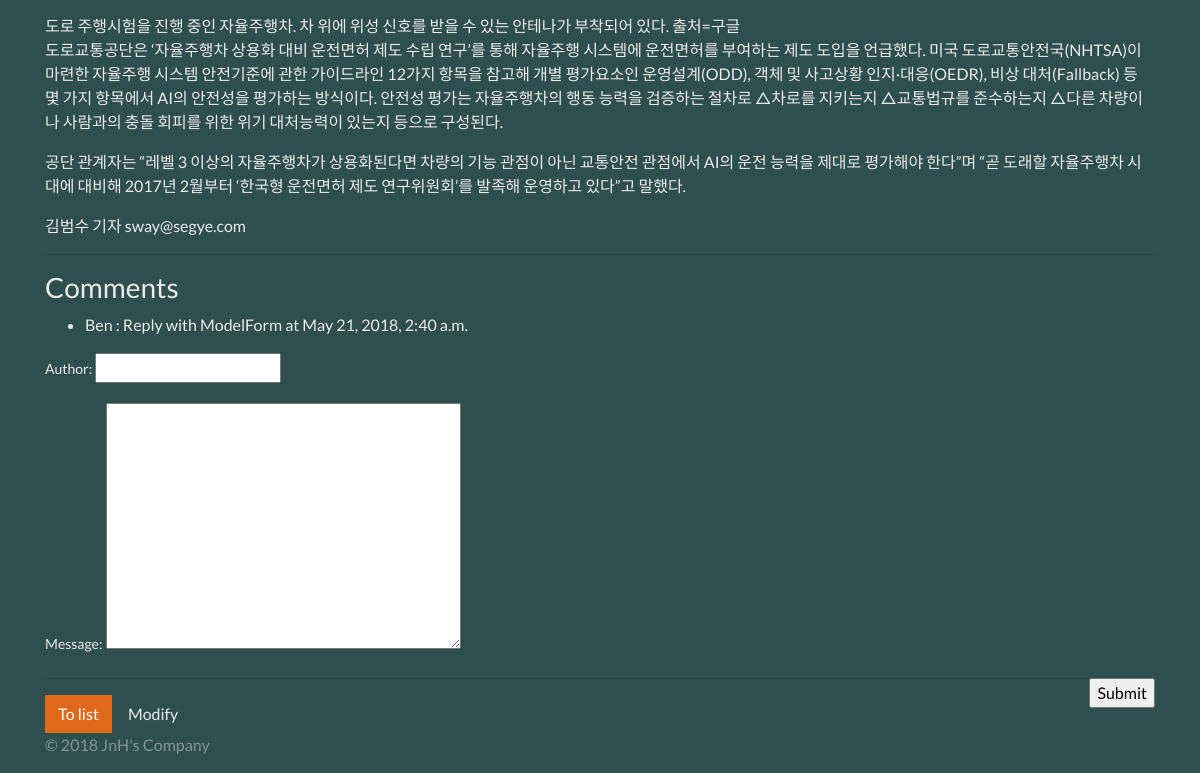
The app's page /blog/1005/ (lower part), older data.
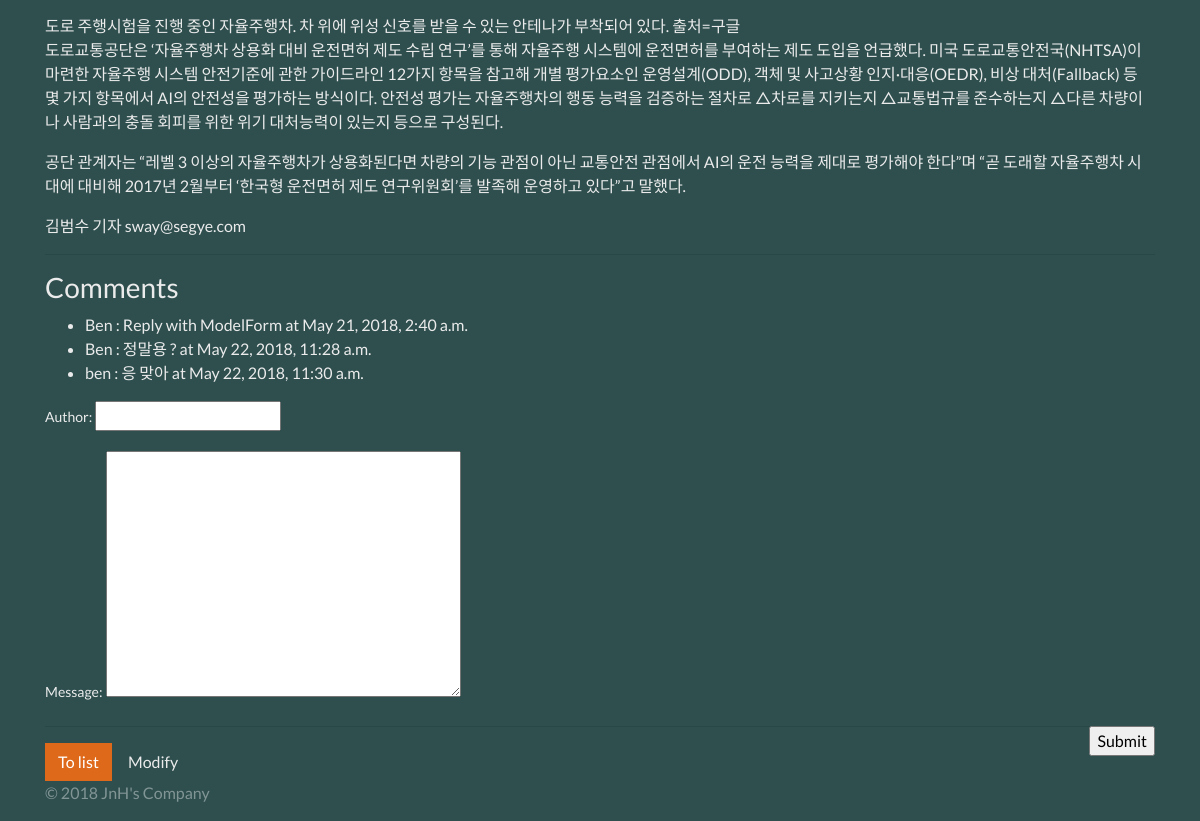
The same page, newer data.
### blog/models.py (models this page shows, shortened)
class Post(models.Model):
    STATUS_CHOICES = (
        ('d', 'Draft'),
        ('p', 'Published'),
        ('w', 'Withdrawn'),
    )
    user = models.ForeignKey(settings.AUTH_USER_MODEL)
    title = models.CharField(max_length=100, verbose_name="Subject", help_text="input title, max 100")
    content = models.TextField(verbose_name="Content")
    image = models.ImageField(blank=True)
    tag = models.CharField(max_length=50, blank=True, help_text="write tags")
    lnglat = models.CharField(max_length=30,
        validators=[lnglat_validator],
        help_text="\"longtitude,latitude\" type",
        blank=True
    )
    status = models.CharField(max_length=1, choices=STATUS_CHOICES)
    tag_set = models.ManyToManyField('Tag', blank=True)
    ip = models.CharField(max_length=20)
    created_at = models.DateTimeField(auto_now_add=True)
    updated_at = models.DateTimeField(auto_now=True)
    class Meta:
        ordering = ['-id']

class Comment(models.Model):
    post = models.ForeignKey(Post)
    author = models.CharField(max_length=20)
    message = models.TextField()
    created_at = models.DateTimeField(auto_now_add=True)
    updated_at = models.DateTimeField(auto_now=True)

### blog/views.py (the view)
# urls.py: url(r'^(?P<id>\d+)/$', views.post_detail, name='post_detail'),
def post_detail(request, id):
    post = get_object_or_404(Post, id=id)
    if request.method == 'POST':
        form = CommentForm(request.POST, request.FILES)
        if form.is_valid():
            comment = form.save(commit=False)
            comment.post_id = id
            comment.save()
            messages.success(request, 'Successfully replied to post..')
            return redirect(post)
    else:
        form = CommentForm()
    return render(request, 'blog/post_detail.html', {
        'post': post,
        'form': form,
    })

### blog/forms.py
class CommentForm(forms.ModelForm):
    class Meta:
        model = Comment
        fields = ['author', 'message']

### blog/templates/blog/post_detail.html (shortened to what this page needs)
{% extends "blog/layout.html" %}
{% block content %}
<div class="container">
    <div class="row">
        <div class="col-sm-12">
                {{ post.content|linebreaks }}
            <hr/>
            <h3>Comments </h3>
            <ul>
                {% for comment in post.comment_set.all %}
                    <li>
                        {{ comment.author }} :
                        {{ comment.message }}
                        at {{ comment.updated_at }}
                    </li>
                {% endfor %}
            </ul>
            <p>
            <form action="" method="post">
                {{ form.as_p }}
                <input type="submit" class="float-right">
            </form>
            </p>
            <hr/>
            <a href="{% url 'blog:post_list' %}" class="btn btn-primary"> To list </a>
            <a href="{% url 'blog:post_edit' post.id %}" class="btn btn-default">Modify</a>
        </div>
    </div>
</div>
{% endblock %}

### blog/templates/blog/layout.html (shortened to what this page needs)
{% extends "layout.html" %}

### start_django/templates/layout.html (shortened to what this page needs)
{% load static %}
<!DOCTYPE html>
<html lang="en">
<head>
    <link rel="stylesheet" href="https://stackpath.bootstrapcdn.com/bootswatch/4.1.1/superhero/bootstrap.min.css" />
    <link rel="stylesheet" href="{% static 'style.css' %}">
</head>
<body>
    {% block content %}
    {% endblock %}
    <div id="page-footer">
        <div class="container">
            <p class="text-muted">
                &copy; 2018 JnH's Company
            </p>
        </div>
    </div>
</body>
</html>

### start_django/static/style.css (style rules this page uses)
body { background-color: darkslategrey }

Row changes from the older to the newer data that the page shows:
added Comment: author "Ben", message "정말용 ?", updated_at "May 22, 2018, 11:28 a.m."
added Comment: author "ben", message "응 맞아", updated_at "May 22, 2018, 11:30 a.m."
